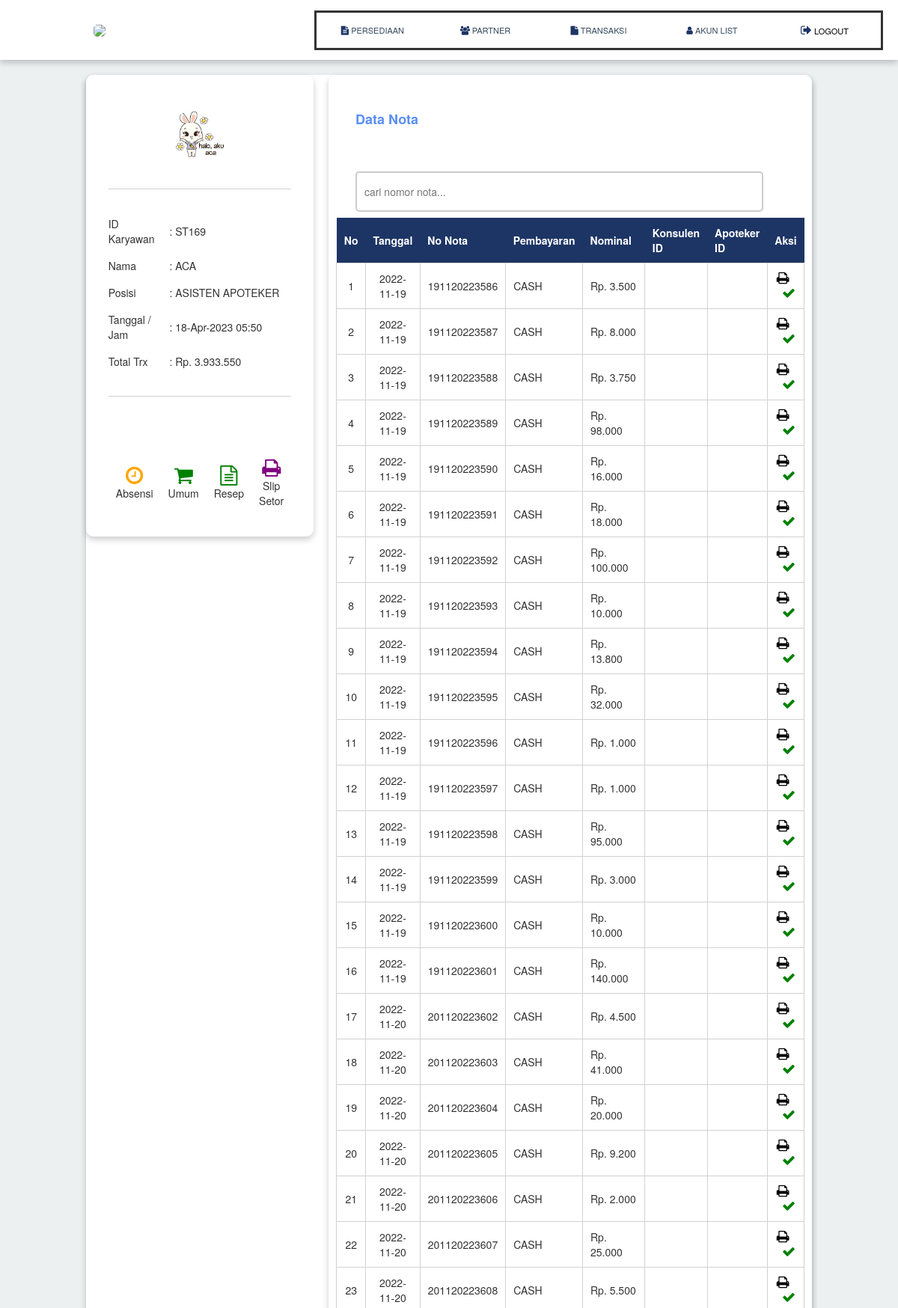
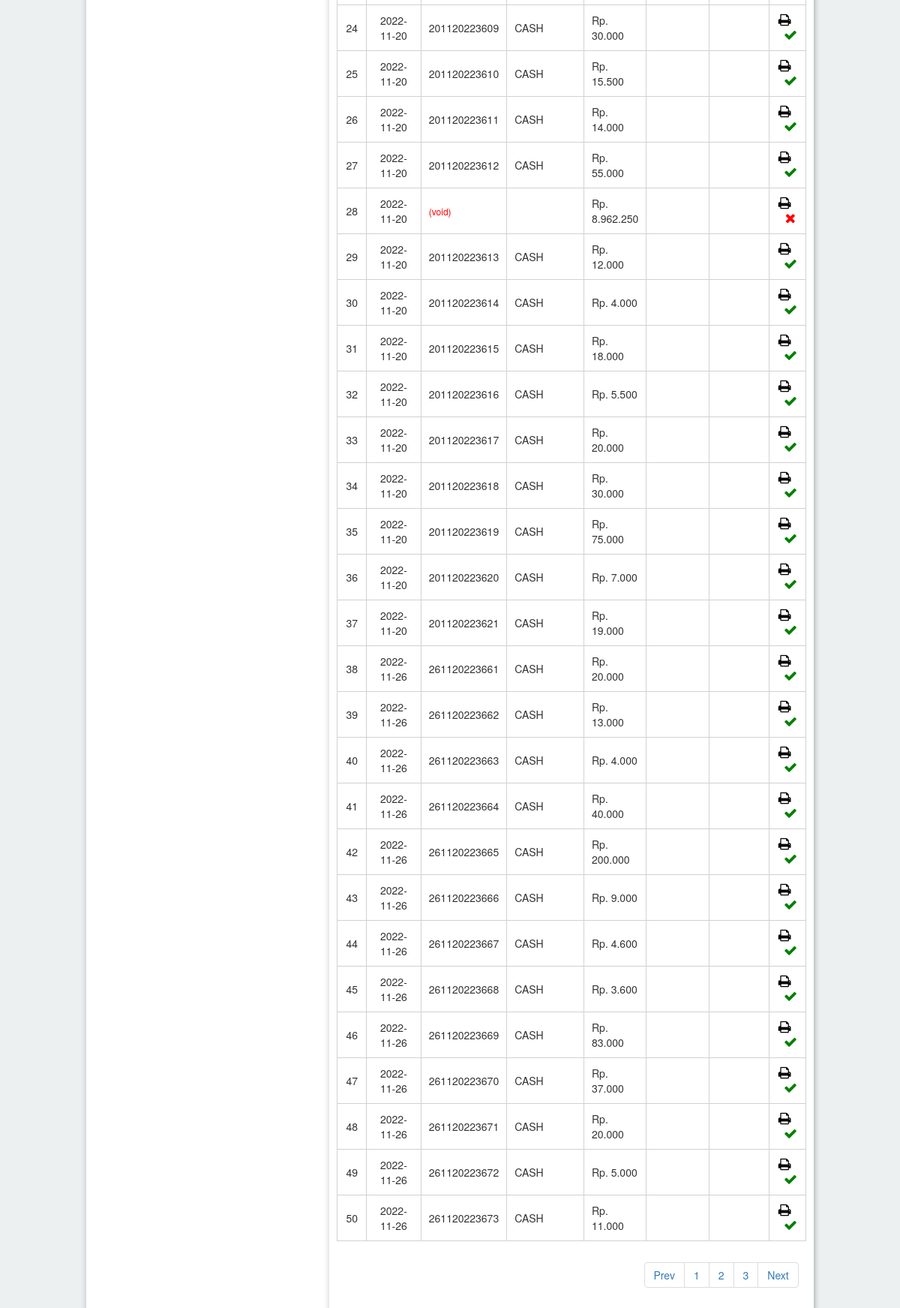
The app's page /account/list-nota.php (signed in) with its own data (2 pictures, top to bottom).
### tables this page shows
CREATE TABLE `db_user` (
  `no` int(10) NOT NULL,
  `id_user` varchar(100) NOT NULL,
  `nama` varchar(100) NOT NULL,
  `alamat` varchar(100) NOT NULL,
  `hp` varchar(15) NOT NULL,
  `email` varchar(100) NOT NULL,
  `jabatan` varchar(25) NOT NULL,
  `username` varchar(10) NOT NULL,
  `password` varchar(6) NOT NULL,
  `jenis_kelamin` varchar(25) NOT NULL,
  `foto` varchar(100) NOT NULL,
  `fee` varchar(5) NOT NULL,
  `activation_status` int(1) NOT NULL DEFAULT 1
);

### account/akses.php (called while the page is built, shortened)
<?php
include dirname(__DIR__)."/configuration/koneksi.php";
$result  = mysqli_query($koneksi, "SELECT * FROM db_user where username like '$_SESSION[guest]'");
$akses     = mysqli_fetch_assoc($result);
?>

### account/dash-left-staff.php (the view, shortened to what this page needs)
<td valign="top" style="width:30%;height:600px;padding:0px;">
    <table align="center" style="width:100%;height:100px;background:white;box-shadow:0 4px 8px 0 rgba(0, 0, 0, 0.2);border-radius:10px;">
        <td style="padding:20px;"><table width="100%">
        <td colspan="2" align="center"><img src="staff-image/<?php echo "$akses[foto]"; ?>" style="width:30%;height:auto;margin-top:15px;border-radius:100%;"></td></tr>
        <td colspan="2" align="center"><hr style="border:0px;height:1px;background:#d1d1d1;"></td></tr>
        <td style="width:25%;">ID Karyawan</td>
        <td style="width:75%;">: <?php echo "$akses[id_user]"; ?></td></tr>
        <td style="width:25%;">Nama</td>
        <td style="width:75%;">: <?php echo "$akses[nama]"; ?></td></tr>
        <td style="width:25%;">Posisi</td>
        <td style="width:75%;">: <?php echo "$akses[jabatan]"; ?></td></tr>
        <td style="width:25%;">Tanggal / Jam</td>
        <td style="width:75%;">: <?php echo "$tglnow $jamnow"; ?></td></tr>
        <td style="width:25%;">Total Trx</td>
        <td style="width:75%;">: Rp. <?php echo "$user_trxrp"; ?></td></tr>
        <td colspan="2" align="center"><hr style="border:0px;height:1px;background:#d1d1d1;"></td></tr>
        <td colspan="2" align="center"><?php include "jam.php"; ?></td></tr>
        <td colspan="2">
            <table style="width:100%;padding:10px;margin-top:20px;">
                <td align="center" style="width:25%;padding:10px;" onclick="return absensi_karyawan('snapshot')"><a tooltip='Absensi Karyawan' flow='right'><i class="fa fa-clock-o" style="color:orange;font-size:27px;"></i></a><br>Absensi</td>
                <td align="center" style="width:25%;padding:10px;"><a href="penjualan-produk?kategori_cust=UMUM" tooltip='Buat Transaksi Baru Umum' flow='left'><i class="fa fa-shopping-cart" style="color:green;font-size:27px;"></i></a><br>Umum</td>
                <td align="center" style="width:25%;padding:10px;"><a href="penjualan-produk?kategori_cust=RESEP" tooltip='Buat Transaksi Baru Resep Dokter' flow='left'><i class="fa fa-file-text-o" style="color:green;font-size:27px;"></i></a><br>Resep</td>
                <td align="center" style="width:25%;padding:10px;" onclick="return lap_penjualan_produk('lap-penjualan-produk')"><a tooltip='Laporan Penjualan' flow='left'><i class="fa fa-print" style="color:purple;font-size:27px;"></i></a><br>Slip Setor</td>
            </table>
        </td></tr>

### link/mystyle.css (style rules this page uses)
@media screen and (min-width: 279px) { * { margin:0px auto; } }
@media screen and (min-width: 479px) { * { margin:0px auto; } }
@media screen and (min-width: 679px) { * { margin:0px auto; } }
[tooltip] { position: relative; }
[tooltip]::before, [tooltip]::after { text-transform: none; font-size: .9em; line-height: 1; user-select: none; pointer-events: none; position: absolute; display: none; opacity: 0; }
[tooltip]::before { content: ''; border: 5px solid transparent; z-index: 1001; }
[tooltip]::after { content: attr(tooltip); font-family: Helvetica, sans-serif; text-align: center; min-width: 3em; max-width: 21em; white-space: nowrap; overflow: hidden; text-overflow: ellipsis; padding: 1ch 1.5ch; border-radius: .3ch; box-shadow: 0 1em 2em -.5em rgba(0, 0, 0, 0.35); background: #333; color: #fff; z-index: 1000; }
[tooltip][flow^="left"]::before { top: 50%; border-right-width: 0; border-left-color: #333; left: calc(0em - 5px); transform: translate(-.5em, -50%); }
[tooltip][flow^="left"]::after { top: 50%; right: calc(100% + 5px); transform: translate(-.5em, -50%); }
[tooltip][flow^="right"]::before { top: 50%; border-left-width: 0; border-right-color: #333; right: calc(0em - 5px); transform: translate(.5em, -50%); }
[tooltip][flow^="right"]::after { top: 50%; left: calc(100% + 5px); transform: translate(.5em, -50%); }
.table-main td { padding: 8px 10px; }

### records on screen
db_user: foto (picture), id_user "ST169", nama "ACA", jabatan "ASISTEN APOTEKER"

### other values on screen
$user_trxrp "3.933.550"
$record[tanggal] "2022-11-19"
$record[nota] "191120223586"
$record[jenis_pembayaran] "CASH"
$total_penjualanrp "3.500"
$record[nota] "191120223587"
$total_penjualanrp "8.000"
$record[nota] "191120223588"
$total_penjualanrp "3.750"
$record[nota] "191120223589"
$total_penjualanrp "98.000"
$record[nota] "191120223590"
$total_penjualanrp "16.000"
$record[nota] "191120223591"
$total_penjualanrp "18.000"
